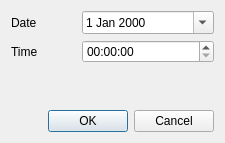
<?xml version="1.0" encoding="UTF-8"?>
<ui version="4.0">
 <class>dateTimDialog</class>
 <widget class="QDialog" name="dateTimDialog">
  <property name="geometry">
   <rect>
    <x>0</x>
    <y>0</y>
    <width>225</width>
    <height>143</height>
   </rect>
  </property>
  <property name="sizePolicy">
   <sizepolicy hsizetype="Fixed" vsizetype="Fixed">
    <horstretch>0</horstretch>
    <verstretch>0</verstretch>
   </sizepolicy>
  </property>
  <property name="windowTitle">
   <string>Set date/time</string>
  </property>
  <property name="locale">
   <locale language="English" country="Europe"/>
  </property>
  <property name="modal">
   <bool>true</bool>
  </property>
  <layout class="QGridLayout" name="gridLayout">
   <item row="0" column="0">
    <layout class="QFormLayout" name="formLayout">
     <property name="horizontalSpacing">
      <number>44</number>
     </property>
     <item row="0" column="0">
      <widget class="QLabel" name="label">
       <property name="text">
        <string>Date</string>
       </property>
      </widget>
     </item>
     <item row="0" column="1">
      <widget class="QDateEdit" name="dateEdit">
       <property name="calendarPopup">
        <bool>true</bool>
       </property>
      </widget>
     </item>
     <item row="1" column="0">
      <widget class="QLabel" name="label_2">
       <property name="text">
        <string>Time</string>
       </property>
      </widget>
     </item>
     <item row="1" column="1">
      <widget class="QTimeEdit" name="timeEdit">
       <property name="displayFormat">
        <string>HH:mm:ss</string>
       </property>
       <property name="calendarPopup">
        <bool>false</bool>
       </property>
      </widget>
     </item>
    </layout>
   </item>
   <item row="1" column="0">
    <widget class="QDialogButtonBox" name="buttonBox">
     <property name="orientation">
      <enum>Qt::Horizontal</enum>
     </property>
     <property name="standardButtons">
      <set>QDialogButtonBox::Cancel|QDialogButtonBox::Ok</set>
     </property>
    </widget>
   </item>
  </layout>
 </widget>
 <resources/>
 <connections>
  <connection>
   <sender>buttonBox</sender>
   <signal>accepted()</signal>
   <receiver>dateTimDialog</receiver>
   <slot>accept()</slot>
   <hints>
    <hint type="sourcelabel">
     <x>248</x>
     <y>254</y>
    </hint>
    <hint type="destinationlabel">
     <x>157</x>
     <y>274</y>
    </hint>
   </hints>
  </connection>
  <connection>
   <sender>buttonBox</sender>
   <signal>rejected()</signal>
   <receiver>dateTimDialog</receiver>
   <slot>reject()</slot>
   <hints>
    <hint type="sourcelabel">
     <x>316</x>
     <y>260</y>
    </hint>
    <hint type="destinationlabel">
     <x>286</x>
     <y>274</y>
    </hint>
   </hints>
  </connection>
 </connections>
</ui>
